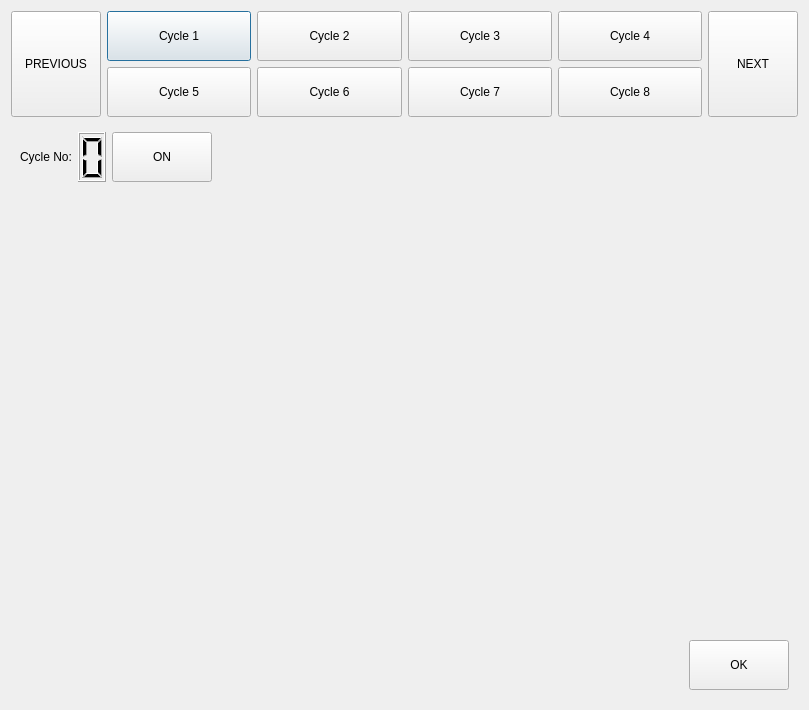
<?xml version="1.0" encoding="UTF-8"?>
<ui version="4.0">
 <class>CyclesDialog</class>
 <widget class="QDialog" name="CyclesDialog">
  <property name="geometry">
   <rect>
    <x>0</x>
    <y>0</y>
    <width>809</width>
    <height>710</height>
   </rect>
  </property>
  <property name="windowTitle">
   <string>Dialog</string>
  </property>
  <layout class="QVBoxLayout" name="verticalLayout_2" stretch="1,10">
   <item>
    <layout class="QHBoxLayout" name="horizontalLayout" stretch="0,5,0">
     <item>
      <widget class="QToolButton" name="pButtonPrev">
       <property name="sizePolicy">
        <sizepolicy hsizetype="Expanding" vsizetype="Expanding">
         <horstretch>0</horstretch>
         <verstretch>0</verstretch>
        </sizepolicy>
       </property>
       <property name="minimumSize">
        <size>
         <width>90</width>
         <height>40</height>
        </size>
       </property>
       <property name="text">
        <string>PREVIOUS</string>
       </property>
       <property name="icon">
        <iconset resource="icons.qrc">
         <normaloff>:/arrows/icons/Base/arrows/arrowLPart.png</normaloff>:/arrows/icons/Base/arrows/arrowLPart.png</iconset>
       </property>
       <property name="iconSize">
        <size>
         <width>40</width>
         <height>40</height>
        </size>
       </property>
       <property name="toolButtonStyle">
        <enum>Qt::ToolButtonTextUnderIcon</enum>
       </property>
      </widget>
     </item>
     <item>
      <layout class="QGridLayout" name="gridLayout">
       <item row="0" column="0">
        <widget class="QPushButton" name="pButtonC1">
         <property name="sizePolicy">
          <sizepolicy hsizetype="Minimum" vsizetype="Expanding">
           <horstretch>0</horstretch>
           <verstretch>0</verstretch>
          </sizepolicy>
         </property>
         <property name="minimumSize">
          <size>
           <width>0</width>
           <height>50</height>
          </size>
         </property>
         <property name="text">
          <string>Cycle 1</string>
         </property>
         <property name="checkable">
          <bool>true</bool>
         </property>
        </widget>
       </item>
       <item row="0" column="1">
        <widget class="QPushButton" name="pButtonC2">
         <property name="sizePolicy">
          <sizepolicy hsizetype="Minimum" vsizetype="Expanding">
           <horstretch>0</horstretch>
           <verstretch>0</verstretch>
          </sizepolicy>
         </property>
         <property name="minimumSize">
          <size>
           <width>0</width>
           <height>50</height>
          </size>
         </property>
         <property name="text">
          <string>Cycle 2</string>
         </property>
         <property name="checkable">
          <bool>true</bool>
         </property>
        </widget>
       </item>
       <item row="0" column="2">
        <widget class="QPushButton" name="pButtonC3">
         <property name="sizePolicy">
          <sizepolicy hsizetype="Minimum" vsizetype="Expanding">
           <horstretch>0</horstretch>
           <verstretch>0</verstretch>
          </sizepolicy>
         </property>
         <property name="minimumSize">
          <size>
           <width>0</width>
           <height>50</height>
          </size>
         </property>
         <property name="text">
          <string>Cycle 3</string>
         </property>
         <property name="checkable">
          <bool>true</bool>
         </property>
        </widget>
       </item>
       <item row="0" column="3">
        <widget class="QPushButton" name="pButtonC4">
         <property name="sizePolicy">
          <sizepolicy hsizetype="Minimum" vsizetype="Expanding">
           <horstretch>0</horstretch>
           <verstretch>0</verstretch>
          </sizepolicy>
         </property>
         <property name="minimumSize">
          <size>
           <width>0</width>
           <height>50</height>
          </size>
         </property>
         <property name="text">
          <string>Cycle 4</string>
         </property>
         <property name="checkable">
          <bool>true</bool>
         </property>
        </widget>
       </item>
       <item row="1" column="0">
        <widget class="QPushButton" name="pButtonC5">
         <property name="sizePolicy">
          <sizepolicy hsizetype="Minimum" vsizetype="Expanding">
           <horstretch>0</horstretch>
           <verstretch>0</verstretch>
          </sizepolicy>
         </property>
         <property name="minimumSize">
          <size>
           <width>0</width>
           <height>50</height>
          </size>
         </property>
         <property name="text">
          <string>Cycle 5</string>
         </property>
         <property name="checkable">
          <bool>true</bool>
         </property>
        </widget>
       </item>
       <item row="1" column="1">
        <widget class="QPushButton" name="pButtonC6">
         <property name="sizePolicy">
          <sizepolicy hsizetype="Minimum" vsizetype="Expanding">
           <horstretch>0</horstretch>
           <verstretch>0</verstretch>
          </sizepolicy>
         </property>
         <property name="minimumSize">
          <size>
           <width>0</width>
           <height>50</height>
          </size>
         </property>
         <property name="text">
          <string>Cycle 6</string>
         </property>
         <property name="checkable">
          <bool>true</bool>
         </property>
        </widget>
       </item>
       <item row="1" column="2">
        <widget class="QPushButton" name="pButtonC7">
         <property name="sizePolicy">
          <sizepolicy hsizetype="Minimum" vsizetype="Expanding">
           <horstretch>0</horstretch>
           <verstretch>0</verstretch>
          </sizepolicy>
         </property>
         <property name="minimumSize">
          <size>
           <width>0</width>
           <height>50</height>
          </size>
         </property>
         <property name="text">
          <string>Cycle 7</string>
         </property>
         <property name="checkable">
          <bool>true</bool>
         </property>
        </widget>
       </item>
       <item row="1" column="3">
        <widget class="QPushButton" name="pButtonC8">
         <property name="sizePolicy">
          <sizepolicy hsizetype="Minimum" vsizetype="Expanding">
           <horstretch>0</horstretch>
           <verstretch>0</verstretch>
          </sizepolicy>
         </property>
         <property name="minimumSize">
          <size>
           <width>0</width>
           <height>50</height>
          </size>
         </property>
         <property name="text">
          <string>Cycle 8</string>
         </property>
         <property name="checkable">
          <bool>true</bool>
         </property>
        </widget>
       </item>
      </layout>
     </item>
     <item>
      <widget class="QToolButton" name="pButtonNext">
       <property name="sizePolicy">
        <sizepolicy hsizetype="Expanding" vsizetype="Expanding">
         <horstretch>0</horstretch>
         <verstretch>0</verstretch>
        </sizepolicy>
       </property>
       <property name="minimumSize">
        <size>
         <width>90</width>
         <height>40</height>
        </size>
       </property>
       <property name="text">
        <string>NEXT</string>
       </property>
       <property name="icon">
        <iconset resource="icons.qrc">
         <normaloff>:/arrows/icons/Base/arrows/arrowRPart.png</normaloff>:/arrows/icons/Base/arrows/arrowRPart.png</iconset>
       </property>
       <property name="iconSize">
        <size>
         <width>40</width>
         <height>40</height>
        </size>
       </property>
       <property name="toolButtonStyle">
        <enum>Qt::ToolButtonTextUnderIcon</enum>
       </property>
      </widget>
     </item>
    </layout>
   </item>
   <item>
    <widget class="QWidget" name="widgetSpinPlace" native="true">
     <layout class="QVBoxLayout" name="verticalLayout">
      <item>
       <layout class="QHBoxLayout" name="horizontalLayout_3">
        <item>
         <widget class="QLabel" name="label">
          <property name="text">
           <string>Cycle No:</string>
          </property>
         </widget>
        </item>
        <item>
         <widget class="QLCDNumber" name="lcdNumber">
          <property name="digitCount">
           <number>1</number>
          </property>
         </widget>
        </item>
        <item>
         <widget class="QToolButton" name="pButtonON">
          <property name="minimumSize">
           <size>
            <width>100</width>
            <height>50</height>
           </size>
          </property>
          <property name="text">
           <string>ON</string>
          </property>
          <property name="checkable">
           <bool>true</bool>
          </property>
         </widget>
        </item>
        <item>
         <spacer name="horizontalSpacer_2">
          <property name="orientation">
           <enum>Qt::Horizontal</enum>
          </property>
          <property name="sizeHint" stdset="0">
           <size>
            <width>40</width>
            <height>20</height>
           </size>
          </property>
         </spacer>
        </item>
       </layout>
      </item>
      <item>
       <spacer name="verticalSpacer">
        <property name="orientation">
         <enum>Qt::Vertical</enum>
        </property>
        <property name="sizeHint" stdset="0">
         <size>
          <width>20</width>
          <height>570</height>
         </size>
        </property>
       </spacer>
      </item>
      <item>
       <layout class="QHBoxLayout" name="horizontalLayout_2">
        <item>
         <spacer name="horizontalSpacer">
          <property name="orientation">
           <enum>Qt::Horizontal</enum>
          </property>
          <property name="sizeHint" stdset="0">
           <size>
            <width>40</width>
            <height>20</height>
           </size>
          </property>
         </spacer>
        </item>
        <item>
         <widget class="QToolButton" name="pButtonOK">
          <property name="minimumSize">
           <size>
            <width>100</width>
            <height>50</height>
           </size>
          </property>
          <property name="text">
           <string>OK</string>
          </property>
         </widget>
        </item>
       </layout>
      </item>
     </layout>
    </widget>
   </item>
  </layout>
 </widget>
 <resources>
  <include location="icons.qrc"/>
 </resources>
 <connections/>
</ui>
